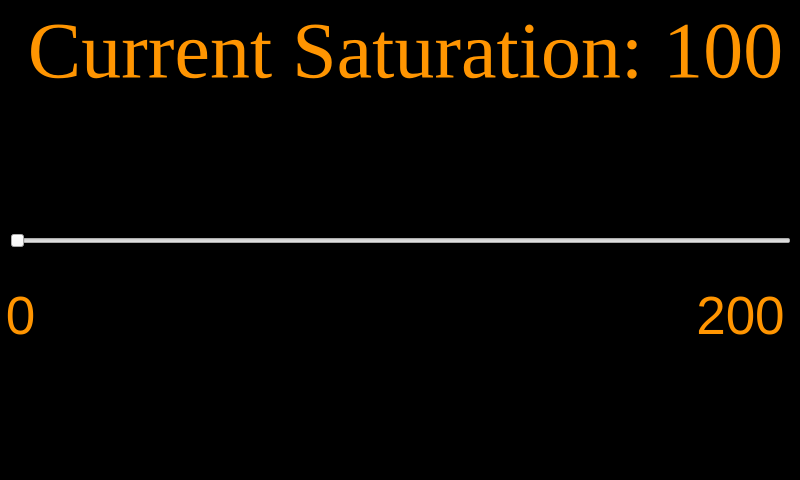
<?xml version="1.0" encoding="UTF-8"?>
<ui version="4.0">
 <class>SaturationConfigurationMenu</class>
 <widget class="QWidget" name="SaturationConfigurationMenu">
  <property name="windowModality">
   <enum>Qt::WindowModal</enum>
  </property>
  <property name="enabled">
   <bool>true</bool>
  </property>
  <property name="geometry">
   <rect>
    <x>0</x>
    <y>0</y>
    <width>800</width>
    <height>480</height>
   </rect>
  </property>
  <property name="palette">
   <palette>
    <active>
     <colorrole role="WindowText">
      <brush brushstyle="SolidPattern">
       <color alpha="255">
        <red>255</red>
        <green>149</green>
        <blue>1</blue>
       </color>
      </brush>
     </colorrole>
     <colorrole role="Button">
      <brush brushstyle="SolidPattern">
       <color alpha="255">
        <red>0</red>
        <green>0</green>
        <blue>0</blue>
       </color>
      </brush>
     </colorrole>
     <colorrole role="Light">
      <brush brushstyle="SolidPattern">
       <color alpha="255">
        <red>0</red>
        <green>0</green>
        <blue>0</blue>
       </color>
      </brush>
     </colorrole>
     <colorrole role="Midlight">
      <brush brushstyle="SolidPattern">
       <color alpha="255">
        <red>106</red>
        <green>110</green>
        <blue>128</blue>
       </color>
      </brush>
     </colorrole>
     <colorrole role="Dark">
      <brush brushstyle="SolidPattern">
       <color alpha="255">
        <red>106</red>
        <green>110</green>
        <blue>128</blue>
       </color>
      </brush>
     </colorrole>
     <colorrole role="Mid">
      <brush brushstyle="SolidPattern">
       <color alpha="255">
        <red>160</red>
        <green>160</green>
        <blue>160</blue>
       </color>
      </brush>
     </colorrole>
     <colorrole role="Text">
      <brush brushstyle="SolidPattern">
       <color alpha="255">
        <red>255</red>
        <green>149</green>
        <blue>1</blue>
       </color>
      </brush>
     </colorrole>
     <colorrole role="BrightText">
      <brush brushstyle="SolidPattern">
       <color alpha="255">
        <red>106</red>
        <green>110</green>
        <blue>128</blue>
       </color>
      </brush>
     </colorrole>
     <colorrole role="ButtonText">
      <brush brushstyle="SolidPattern">
       <color alpha="255">
        <red>255</red>
        <green>149</green>
        <blue>1</blue>
       </color>
      </brush>
     </colorrole>
     <colorrole role="Base">
      <brush brushstyle="SolidPattern">
       <color alpha="255">
        <red>0</red>
        <green>0</green>
        <blue>0</blue>
       </color>
      </brush>
     </colorrole>
     <colorrole role="Window">
      <brush brushstyle="SolidPattern">
       <color alpha="255">
        <red>0</red>
        <green>0</green>
        <blue>0</blue>
       </color>
      </brush>
     </colorrole>
     <colorrole role="Shadow">
      <brush brushstyle="SolidPattern">
       <color alpha="255">
        <red>255</red>
        <green>170</green>
        <blue>0</blue>
       </color>
      </brush>
     </colorrole>
     <colorrole role="Highlight">
      <brush brushstyle="SolidPattern">
       <color alpha="255">
        <red>106</red>
        <green>110</green>
        <blue>128</blue>
       </color>
      </brush>
     </colorrole>
     <colorrole role="HighlightedText">
      <brush brushstyle="SolidPattern">
       <color alpha="255">
        <red>255</red>
        <green>149</green>
        <blue>1</blue>
       </color>
      </brush>
     </colorrole>
     <colorrole role="Link">
      <brush brushstyle="SolidPattern">
       <color alpha="255">
        <red>106</red>
        <green>110</green>
        <blue>128</blue>
       </color>
      </brush>
     </colorrole>
     <colorrole role="AlternateBase">
      <brush brushstyle="SolidPattern">
       <color alpha="255">
        <red>0</red>
        <green>0</green>
        <blue>0</blue>
       </color>
      </brush>
     </colorrole>
     <colorrole role="ToolTipBase">
      <brush brushstyle="SolidPattern">
       <color alpha="255">
        <red>0</red>
        <green>0</green>
        <blue>0</blue>
       </color>
      </brush>
     </colorrole>
     <colorrole role="ToolTipText">
      <brush brushstyle="SolidPattern">
       <color alpha="255">
        <red>255</red>
        <green>149</green>
        <blue>1</blue>
       </color>
      </brush>
     </colorrole>
    </active>
    <inactive>
     <colorrole role="WindowText">
      <brush brushstyle="SolidPattern">
       <color alpha="255">
        <red>255</red>
        <green>149</green>
        <blue>1</blue>
       </color>
      </brush>
     </colorrole>
     <colorrole role="Button">
      <brush brushstyle="SolidPattern">
       <color alpha="255">
        <red>0</red>
        <green>0</green>
        <blue>0</blue>
       </color>
      </brush>
     </colorrole>
     <colorrole role="Light">
      <brush brushstyle="SolidPattern">
       <color alpha="255">
        <red>0</red>
        <green>0</green>
        <blue>0</blue>
       </color>
      </brush>
     </colorrole>
     <colorrole role="Midlight">
      <brush brushstyle="SolidPattern">
       <color alpha="255">
        <red>106</red>
        <green>110</green>
        <blue>128</blue>
       </color>
      </brush>
     </colorrole>
     <colorrole role="Dark">
      <brush brushstyle="SolidPattern">
       <color alpha="255">
        <red>106</red>
        <green>110</green>
        <blue>128</blue>
       </color>
      </brush>
     </colorrole>
     <colorrole role="Text">
      <brush brushstyle="SolidPattern">
       <color alpha="255">
        <red>255</red>
        <green>149</green>
        <blue>1</blue>
       </color>
      </brush>
     </colorrole>
     <colorrole role="BrightText">
      <brush brushstyle="SolidPattern">
       <color alpha="255">
        <red>106</red>
        <green>110</green>
        <blue>128</blue>
       </color>
      </brush>
     </colorrole>
     <colorrole role="ButtonText">
      <brush brushstyle="SolidPattern">
       <color alpha="255">
        <red>255</red>
        <green>149</green>
        <blue>1</blue>
       </color>
      </brush>
     </colorrole>
     <colorrole role="Window">
      <brush brushstyle="SolidPattern">
       <color alpha="255">
        <red>0</red>
        <green>0</green>
        <blue>0</blue>
       </color>
      </brush>
     </colorrole>
     <colorrole role="Highlight">
      <brush brushstyle="SolidPattern">
       <color alpha="255">
        <red>106</red>
        <green>110</green>
        <blue>128</blue>
       </color>
      </brush>
     </colorrole>
     <colorrole role="HighlightedText">
      <brush brushstyle="SolidPattern">
       <color alpha="255">
        <red>255</red>
        <green>149</green>
        <blue>1</blue>
       </color>
      </brush>
     </colorrole>
     <colorrole role="Link">
      <brush brushstyle="SolidPattern">
       <color alpha="255">
        <red>106</red>
        <green>110</green>
        <blue>128</blue>
       </color>
      </brush>
     </colorrole>
     <colorrole role="AlternateBase">
      <brush brushstyle="SolidPattern">
       <color alpha="255">
        <red>0</red>
        <green>0</green>
        <blue>0</blue>
       </color>
      </brush>
     </colorrole>
     <colorrole role="ToolTipBase">
      <brush brushstyle="SolidPattern">
       <color alpha="255">
        <red>0</red>
        <green>0</green>
        <blue>0</blue>
       </color>
      </brush>
     </colorrole>
     <colorrole role="ToolTipText">
      <brush brushstyle="SolidPattern">
       <color alpha="255">
        <red>255</red>
        <green>149</green>
        <blue>1</blue>
       </color>
      </brush>
     </colorrole>
    </inactive>
    <disabled>
     <colorrole role="WindowText">
      <brush brushstyle="SolidPattern">
       <color alpha="255">
        <red>106</red>
        <green>110</green>
        <blue>128</blue>
       </color>
      </brush>
     </colorrole>
     <colorrole role="Button">
      <brush brushstyle="SolidPattern">
       <color alpha="255">
        <red>0</red>
        <green>0</green>
        <blue>0</blue>
       </color>
      </brush>
     </colorrole>
     <colorrole role="Midlight">
      <brush brushstyle="SolidPattern">
       <color alpha="255">
        <red>106</red>
        <green>110</green>
        <blue>128</blue>
       </color>
      </brush>
     </colorrole>
     <colorrole role="Dark">
      <brush brushstyle="SolidPattern">
       <color alpha="255">
        <red>106</red>
        <green>110</green>
        <blue>128</blue>
       </color>
      </brush>
     </colorrole>
     <colorrole role="Text">
      <brush brushstyle="SolidPattern">
       <color alpha="255">
        <red>106</red>
        <green>110</green>
        <blue>128</blue>
       </color>
      </brush>
     </colorrole>
     <colorrole role="BrightText">
      <brush brushstyle="SolidPattern">
       <color alpha="255">
        <red>106</red>
        <green>110</green>
        <blue>128</blue>
       </color>
      </brush>
     </colorrole>
     <colorrole role="ButtonText">
      <brush brushstyle="SolidPattern">
       <color alpha="255">
        <red>106</red>
        <green>110</green>
        <blue>128</blue>
       </color>
      </brush>
     </colorrole>
     <colorrole role="Base">
      <brush brushstyle="SolidPattern">
       <color alpha="255">
        <red>255</red>
        <green>255</green>
        <blue>255</blue>
       </color>
      </brush>
     </colorrole>
     <colorrole role="Window">
      <brush brushstyle="SolidPattern">
       <color alpha="255">
        <red>0</red>
        <green>0</green>
        <blue>0</blue>
       </color>
      </brush>
     </colorrole>
     <colorrole role="Link">
      <brush brushstyle="SolidPattern">
       <color alpha="255">
        <red>106</red>
        <green>110</green>
        <blue>128</blue>
       </color>
      </brush>
     </colorrole>
     <colorrole role="ToolTipText">
      <brush brushstyle="SolidPattern">
       <color alpha="255">
        <red>255</red>
        <green>149</green>
        <blue>1</blue>
       </color>
      </brush>
     </colorrole>
    </disabled>
   </palette>
  </property>
  <property name="windowTitle">
   <string>SaturationConfigurationMenu</string>
  </property>
  <property name="autoFillBackground">
   <bool>false</bool>
  </property>
  <widget class="QLabel" name="CurrentSaturationLabel">
   <property name="geometry">
    <rect>
     <x>10</x>
     <y>10</y>
     <width>791</width>
     <height>81</height>
    </rect>
   </property>
   <property name="font">
    <font>
     <family>Times New Roman</family>
     <pointsize>60</pointsize>
    </font>
   </property>
   <property name="styleSheet">
    <string notr="true">color: rgb(255, 149, 1);
</string>
   </property>
   <property name="text">
    <string>Current Saturation: 100</string>
   </property>
   <property name="alignment">
    <set>Qt::AlignCenter</set>
   </property>
  </widget>
  <widget class="QSlider" name="horizontalSlider">
   <property name="geometry">
    <rect>
     <x>10</x>
     <y>200</y>
     <width>781</width>
     <height>81</height>
    </rect>
   </property>
   <property name="styleSheet">
    <string notr="true">color: rgb(89, 239, 150);

</string>
   </property>
   <property name="maximum">
    <number>200</number>
   </property>
   <property name="singleStep">
    <number>1</number>
   </property>
   <property name="pageStep">
    <number>1</number>
   </property>
   <property name="orientation">
    <enum>Qt::Horizontal</enum>
   </property>
  </widget>
  <widget class="QLabel" name="label0">
   <property name="geometry">
    <rect>
     <x>-50</x>
     <y>290</y>
     <width>141</width>
     <height>51</height>
    </rect>
   </property>
   <property name="font">
    <font>
     <pointsize>40</pointsize>
    </font>
   </property>
   <property name="text">
    <string>0</string>
   </property>
   <property name="alignment">
    <set>Qt::AlignCenter</set>
   </property>
  </widget>
  <widget class="QLabel" name="label24">
   <property name="geometry">
    <rect>
     <x>670</x>
     <y>290</y>
     <width>141</width>
     <height>51</height>
    </rect>
   </property>
   <property name="font">
    <font>
     <pointsize>40</pointsize>
    </font>
   </property>
   <property name="text">
    <string>200</string>
   </property>
   <property name="alignment">
    <set>Qt::AlignCenter</set>
   </property>
  </widget>
 </widget>
 <resources/>
 <connections/>
</ui>
